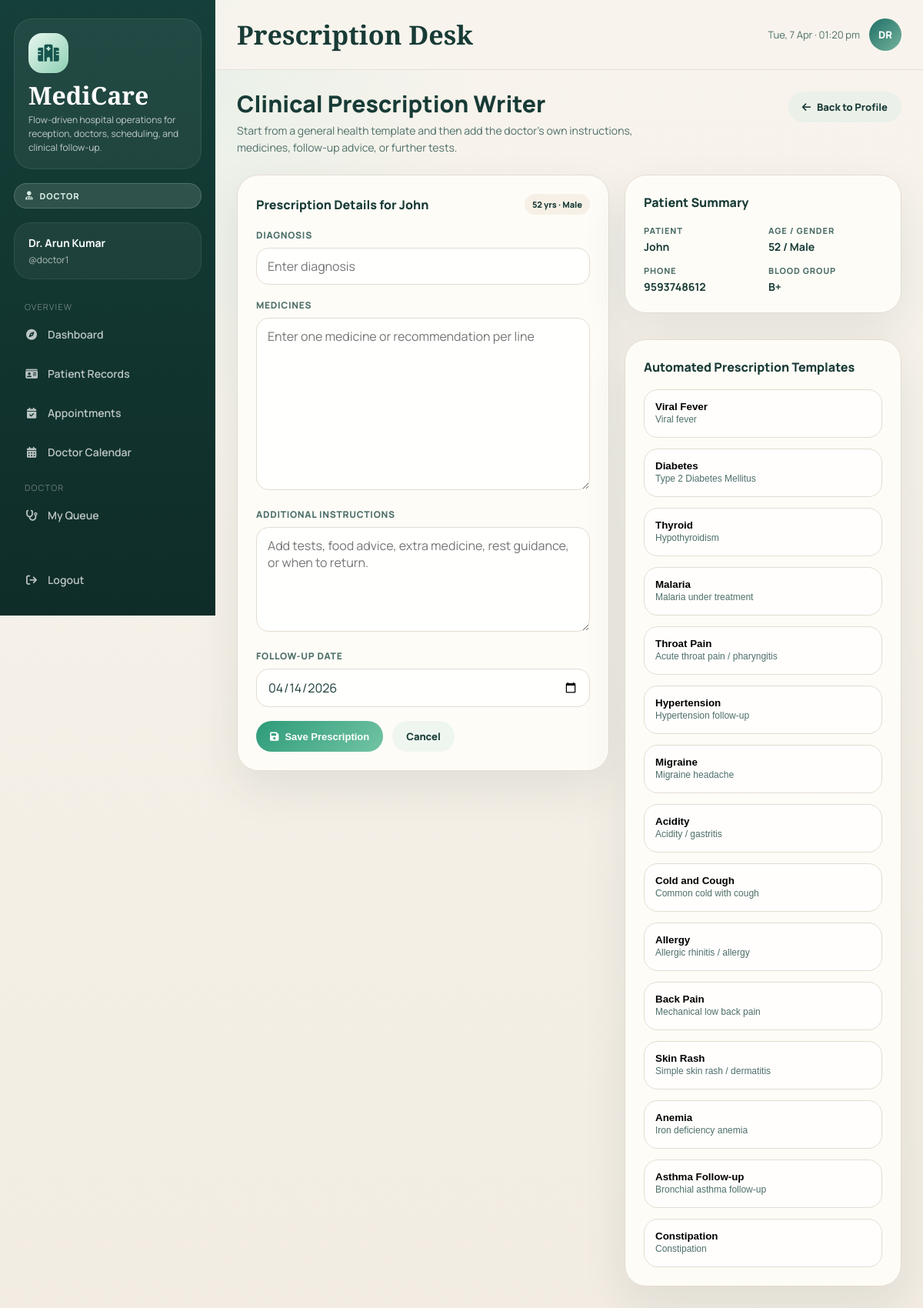
/patients/1/prescribe (signed in), run on the app's committed database.
### tables this page shows
CREATE TABLE patients (
            id INTEGER PRIMARY KEY AUTOINCREMENT,
            name TEXT NOT NULL,
            age INTEGER NOT NULL,
            gender TEXT NOT NULL,
            phone TEXT,
            address TEXT,
            blood_group TEXT,
            admitted_by INTEGER,
            admitted_at TIMESTAMP DEFAULT CURRENT_TIMESTAMP,
            status TEXT DEFAULT 'waiting',
            assigned_doctor INTEGER, required_specialization TEXT, visit_reason TEXT, profile_id INTEGER, visit_number INTEGER DEFAULT 1,
            FOREIGN KEY(admitted_by) REFERENCES users(id),
            FOREIGN KEY(assigned_doctor) REFERENCES users(id)
        );

### app.py (the view, shortened to what this page needs)
@app.route("/patients/<int:pid>/prescribe", methods=["GET", "POST"])
@login_required
@role_required("doctor")
def prescribe(pid):
    conn = get_db()
    patient = conn.execute("SELECT * FROM patients WHERE id=?", (pid,)).fetchone()
    if not patient:
        conn.close()
        flash("Patient not found.", "danger")
        return redirect(url_for("patients"))
    conn.close()
    template_cards = [{"name": key, "diagnosis": value["diagnosis"], "medicines": value["medicines"]} for key, value in PRESCRIPTION_TEMPLATES.items()]
    return render_template("prescribe.html", patient=patient, template_cards=template_cards)

### app.py (called while the page is built, shortened)
def get_db():
    conn = sqlite3.connect(DB)
    conn.row_factory = sqlite3.Row
    return conn

def login_required(f):
    @wraps(f)
    def decorated(*args, **kwargs):
        if "user_id" not in session:
            return redirect(url_for("login"))
        return f(*args, **kwargs)
    return decorated

def role_required(*roles):
    def decorator(f):
        @wraps(f)
        def decorated(*args, **kwargs):
            if session.get("role") not in roles:
                flash("Access denied.", "danger")
                return redirect(url_for("dashboard"))
            return f(*args, **kwargs)
        return decorated
    return decorator

def format_time_label(value):
    hour, minute = [int(part) for part in value.split(":")]
    display_hour = hour if hour <= 12 else hour - 12
    period = "AM" if hour < 12 else "PM"
    return f"{display_hour:02d}:{minute:02d} {period}"

def minutes_since_midnight(value):
    hour, minute = [int(part) for part in value.split(":")]
    return hour * 60 + minute

def get_slot_options(start=DEFAULT_WORK_START, end=DEFAULT_WORK_END, step=DEFAULT_SLOT_MINUTES):
    options = []
    current = minutes_since_midnight(start)
    stop = minutes_since_midnight(end)
    while current < stop:
        hour = current // 60
        minute = current % 60
        value = f"{hour:02d}:{minute:02d}"
        options.append({"value": value, "label": format_time_label(value)})
        current += step
    return options

@app.context_processor
def inject_helpers():
    unread_notifications = 0
    return {
        "slot_options": get_slot_options(),
        "specializations": SPECIALIZATIONS,
        "cancellation_window_hours": CANCELLATION_WINDOW_HOURS,
        "prescription_templates": PRESCRIPTION_TEMPLATES,
        "format_time_label": format_time_label,
        "unread_notifications": unread_notifications,
    }

### templates/prescribe.html (shortened to what this page needs)
{% extends 'base.html' %}
{% block topbar_title %}Prescription Desk{% endblock %}
{% block content %}
<div class="page-header">
  <div>
    <div class="page-title">Clinical Prescription Writer</div>
    <div class="page-sub">Start from a general health template and then add the doctor’s own instructions, medicines, follow-up advice, or further tests.</div>
  </div>
  <a class="btn btn-ghost" href="{{ url_for('patient_detail', pid=patient.id) }}"><i class="fa-solid fa-arrow-left"></i> Back to Profile</a>
</div>
<div style="display:grid; grid-template-columns:1fr 360px; gap:20px; align-items:start;">
  <form method="POST" action="{{ url_for('prescribe', pid=patient.id) }}">
    <div class="card">
      <div class="card-header">
        <span class="card-title">Prescription Details for {{ patient.name }}</span>
        <span class="tag">{{ patient.age }} yrs · {{ patient.gender }}</span>
      </div>
      <div class="form-group">
        <label class="form-label">Diagnosis</label>
        <input name="diagnosis" class="form-control" required id="diagnosis" placeholder="Enter diagnosis">
      </div>
      <div class="form-group">
        <label class="form-label">Medicines</label>
        <textarea name="medicines" class="form-control" rows="9" required id="medicines" placeholder="Enter one medicine or recommendation per line"></textarea>
      </div>
      <div class="form-group">
        <label class="form-label">Additional Instructions</label>
        <textarea name="instructions" class="form-control" rows="5" placeholder="Add tests, food advice, extra medicine, rest guidance, or when to return."></textarea>
      </div>
      <div class="form-group">
        <label class="form-label">Follow-up Date</label>
        <input name="follow_up_date" type="date" class="form-control" id="follow-up">
      </div>
      <div style="display:flex; gap:12px; flex-wrap:wrap;">
        <button class="btn btn-success" type="submit"><i class="fa-solid fa-floppy-disk"></i> Save Prescription</button>
        <a class="btn btn-ghost" href="{{ url_for('patient_detail', pid=patient.id) }}">Cancel</a>
      </div>
    </div>
  </form>
  <div class="stack">
    <div class="card">
      <div class="card-header">
        <span class="card-title">Patient Summary</span>
      </div>
      <div class="info-grid">
        <div class="info-row"><span class="info-label">Patient</span><span class="info-value">{{ patient.name }}</span></div>
        <div class="info-row"><span class="info-label">Age / Gender</span><span class="info-value">{{ patient.age }} / {{ patient.gender }}</span></div>
        <div class="info-row"><span class="info-label">Phone</span><span class="info-value">{{ patient.phone or '-' }}</span></div>
        <div class="info-row"><span class="info-label">Blood Group</span><span class="info-value">{{ patient.blood_group or '-' }}</span></div>
      </div>
    </div>
    <div class="card">
      <div class="card-header">
        <span class="card-title">Automated Prescription Templates</span>
      </div>
      <div class="stack">
        {% for item in template_cards %}
        <button
          class="mini-card"
          type="button"
          onclick='quickFill({{ item.diagnosis|tojson }}, {{ item.medicines|tojson }})'
          style="text-align:left; cursor:pointer;"
        >
          <div style="font-weight:800;">{{ item.name }}</div>
          <div class="text-muted">{{ item.diagnosis }}</div>
        </button>
        {% endfor %}
      </div>
    </div>
  </div>
</div>
{% endblock %}

### templates/base.html (style rules this page uses)
:root { --ink: #183b36; --ink-soft: #4d6f69; --sand: #f4efe6; --paper: #fffdf8; --mint: #d8ede4; --mint-strong: #77b39d; --teal: #1d6f66; --teal-dark: #15554d; --coral: #d97757; --gold: #d6aa56; --danger: #b94d39; --border: #e3ddd2; --shadow: 0 22px 60px rgba(24, 59, 54, 0.09); --radius-xl: 28px; --radius-lg: 20px; --radius-md: 14px; --sidebar-w: 280px; }
* { box-sizing: border-box; margin: 0; padding: 0; }
body { font-family: 'Manrope', sans-serif; background: radial-gradient(circle at top left, rgba(216, 237, 228, 0.8), transparent 30%), linear-gradient(180deg, #f8f4ed 0%, #f2ece2 100%); color: var(--ink); min-height: 100vh; display: flex; }
a { color: inherit; }
.page-header { display: flex; align-items: flex-start; justify-content: space-between; gap: 16px; margin-bottom: 24px; flex-wrap: wrap; }
.page-title { font-size: 30px; font-weight: 800; line-height: 1.05; }
.page-sub { margin-top: 8px; font-size: 14px; color: var(--ink-soft); max-width: 68ch; line-height: 1.6; }
.card { background: rgba(255,253,248,0.94); border: 1px solid var(--border); border-radius: var(--radius-xl); box-shadow: var(--shadow); padding: 24px; margin-bottom: 20px; }
.card-header { display: flex; align-items: center; justify-content: space-between; gap: 12px; margin-bottom: 18px; flex-wrap: wrap; }
.card-title { font-size: 16px; font-weight: 800; }
.btn { display: inline-flex; align-items: center; justify-content: center; gap: 8px; border: none; border-radius: 999px; padding: 11px 18px; text-decoration: none; font-size: 13px; font-weight: 800; cursor: pointer; transition: 0.18s ease; }
.btn-ghost { background: rgba(216, 237, 228, 0.42); color: var(--ink); }
.btn-success { background: linear-gradient(135deg, #2d9b79, #72c4a4); color: white; }
.form-group { margin-bottom: 18px; }
.form-label { display: block; margin-bottom: 8px; font-size: 12px; font-weight: 800; color: var(--ink-soft); text-transform: uppercase; letter-spacing: 0.06em; }
.form-control { width: 100%; border: 1px solid var(--border); border-radius: 16px; padding: 12px 14px; font: inherit; color: var(--ink); background: rgba(255,255,255,0.92); }
textarea.form-control { min-height: 110px; resize: vertical; }
.tag { display: inline-flex; align-items: center; gap: 6px; padding: 6px 10px; border-radius: 999px; background: #f6f0e7; color: var(--ink); font-size: 11px; font-weight: 800; }
.text-muted { color: var(--ink-soft); font-size: 12px; line-height: 1.5; }
.stack { display: flex; flex-direction: column; gap: 14px; }
.mini-card { border-radius: 18px; border: 1px solid var(--border); background: rgba(255,255,255,0.78); padding: 14px; }
.info-grid { display: grid; grid-template-columns: 1fr 1fr; gap: 14px; }
.info-row { display: flex; flex-direction: column; gap: 4px; }
.info-label { font-size: 11px; color: var(--ink-soft); text-transform: uppercase; letter-spacing: 0.08em; font-weight: 800; }
.info-value { font-size: 14px; font-weight: 700; }

### data on the page
patients: name "John", age "52", gender "Male", phone "9593748612", blood_group "B+"

### other printed values
{{ session.role }} "DOCTOR"
{{ session.full_name }} "Dr. Arun Kumar"
{{ session.username }} "doctor1"
{{ session.full_name[:2].upper() }} "DR"
{{ item.name }} "Viral Fever" "Diabetes" "Thyroid" "Malaria" "Throat Pain" "Hypertension" "Migraine" "Acidity" "Cold and Cough" "Allergy" "Back Pain" "Skin Rash" "Anemia" "Asthma Follow-up" "Constipation"
{{ item.diagnosis }} "Viral fever" "Type 2 Diabetes Mellitus" "Hypothyroidism" "Malaria under treatment" "Acute throat pain / pharyngitis" "Hypertension follow-up" "Migraine headache" "Acidity / gastritis" "Common cold with cough" "Allergic rhinitis / allergy" "Mechanical low back pain" "Simple skin rash / dermatitis" "Iron deficiency anemia" "Bronchial asthma follow-up" "Constipation"
